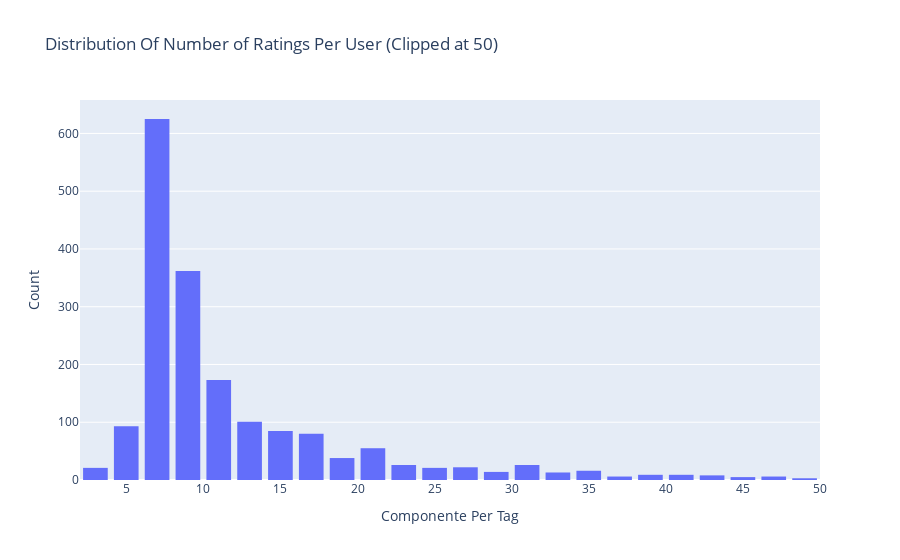

The notebook cell saved with this chart:
### Markdown cell above
### Ratings Distribution By User

### Code cell
# Number of ratings per user
data = df.groupby('componentID')['rating'].count().clip(upper=50)

# Create trace
trace = go.Histogram(x = data.values,
                     name = 'Ratings',
                     xbins = dict(start = 0,
                                  end = 50,
                                  size = 2))
# Create layout
layout = go.Layout(title = 'Distribution Of Number of Ratings Per User (Clipped at 50)',
                   xaxis = dict(title = 'Componente Per Tag'),
                   yaxis = dict(title = 'Count'),
                   bargap = 0.2)

# Create plot
fig = go.Figure(data=[trace], layout=layout)
iplot(fig)

### Figure 1 — Plotly figure (JSON) as saved in the notebook; plotly's stock layout.template omitted (floating-point values rounded to 4 significant figures; data arrays with more than 128 entries replaced by an {"elided": "..."} marker saying what was removed)
{"data": [{"name": "Ratings", "type": "histogram", "x": {"elided": "1974 int values"}, "xbins": {"end": 50, "size": 2, "start": 0}}], "layout": {"bargap": 0.2, "title": {"text": "Distribution Of Number of Ratings Per User (Clipped at 50)"}, "xaxis": {"title": {"text": "Componente Per Tag"}}, "yaxis": {"title": {"text": "Count"}}}}
